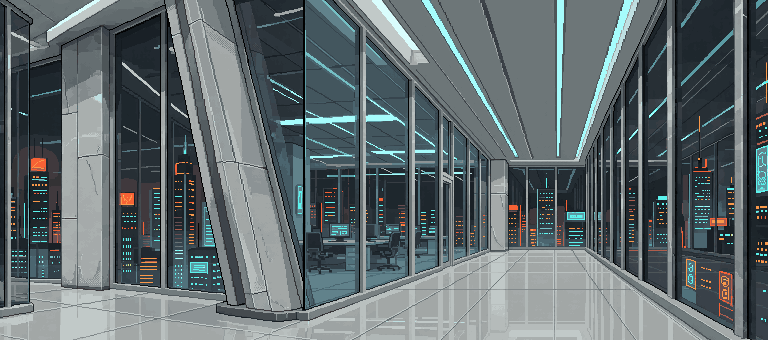
#> input picture tools/art_src/rnd/background.png, 768 x 340 px
$ python gen_rnd_art.py
#> lines starting #> are read from the running program, lines starting #| are printed output that depends on the picture; after the words box and inside, x2 and y2 are one past the last pixel; in counts of white or black regions, pixels touching at a corner belong together
#!/usr/bin/env python3
"""Arte da Fase 3 (Setor de P&D) a partir das imagens do PixelLab guardadas em
tools/art_src/rnd/ (originais intactos; este script só recorta e ajusta):

- background.png    -> assets/backgrounds/rnd/bg_rnd[_seamless].png (escurecido)
- props_sheet.png   -> assets/props/rnd/<nome>.png (9 objetos, recortados por
                       componente conexo e ordenados em grade 3x3)
- vance.png         -> assets/props/rnd/vance.png (Dr. Vance na cela)
- exec_elevator.png -> assets/props/rnd/exec_elevator.png
- ciborgue          -> assets/characters/cyborg/<anim>/frame_N.png: recolor dos
                       frames do guarda v2 (armadura branco-acinzentada, juntas
                       escuras, visor e detalhes no vermelho da Axioma) +
                       scenes/enemies/cyborg_frames.tres

O tileset é feito por tools/gen_rnd_tiles.py; a luz do teto, por
tools/gen_rnd_placeholders.py.

Uso (na raiz do projeto):  python3 tools/gen_rnd_art.py
"""
import os
from collections import deque

import numpy as np
from PIL import Image

ROOT = os.path.dirname(os.path.dirname(os.path.abspath(__file__)))
SRC = os.path.join(ROOT, "tools/art_src/rnd")


def out(rel: str) -> str:
    p = os.path.join(ROOT, rel)
    os.makedirs(os.path.dirname(p), exist_ok=True)
    return p


def background() -> None:
    im = np.array(Image.open(os.path.join(SRC, "background.png")).convert("RGB")).astype(float)
    grey = im.mean(axis=2, keepdims=True)
    im = grey + (im - grey) * 0.8
    im = im * 0.34 + np.array([4, 6, 10])   # fundo atrás do jogador: escuro e frio
    img = Image.fromarray(np.clip(im, 0, 255).astype(np.uint8), "RGB")
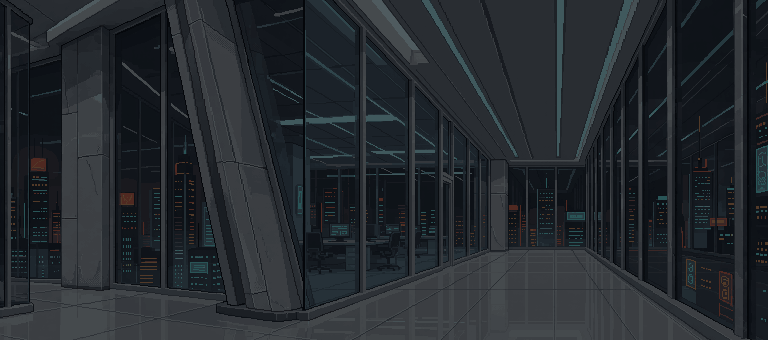
#> img: PIL image 768x340 RGB; mean R, G, B 36.9, 41.7, 46.6
    img.save(out("assets/backgrounds/rnd/bg_rnd.png"))
    seam = Image.new("RGB", (img.width * 2, img.height))
#> seam: PIL image 1536x340 RGB; every value is 0
    seam.paste(img, (0, 0))
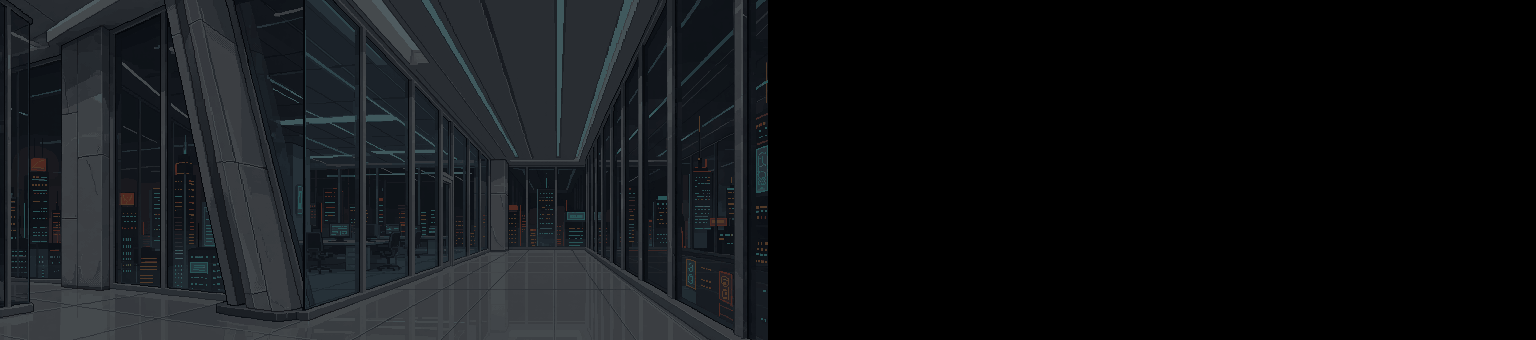
#> seam: PIL image 1536x340 RGB; mean R, G, B 18.4, 20.8, 23.3
    seam.paste(img.transpose(Image.FLIP_LEFT_RIGHT), (img.width, 0))
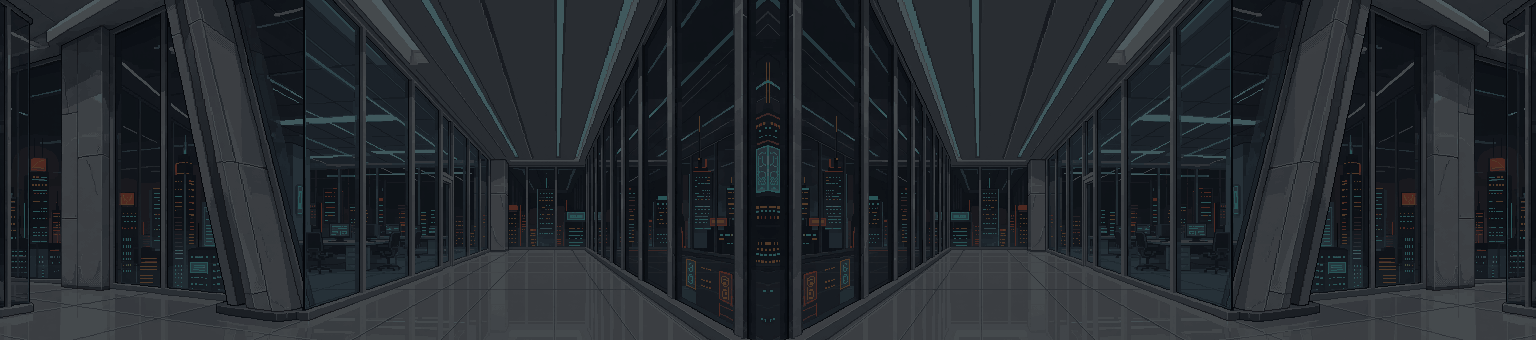
#> seam: PIL image 1536x340 RGB; mean R, G, B 36.9, 41.7, 46.6
    seam.save(out("assets/backgrounds/rnd/bg_rnd_seamless.png"))
    print("fundo", img.size, seam.size)
#| fundo (768, 340) (1536, 340)


PROPS = [
    ["reception_counter", "cubicle", "plant"],
    ["filing_cabinet", "lab_bench", "sample_tank"],
    ["water_cooler", "server_white", "monitor_stand"],
]


def _components(alpha: np.ndarray, min_px: int = 60) -> list:
    """Caixas (x0, y0, x1, y1) dos componentes conexos (8-vizinhos) opacos."""
    h, w = alpha.shape
    seen = np.zeros_like(alpha, dtype=bool)
    boxes = []
    for y in range(h):
        for x in range(w):
            if alpha[y, x] == 0 or seen[y, x]:
                continue
            q = deque([(y, x)])
            seen[y, x] = True
            n, x0, y0, x1, y1 = 0, x, y, x, y
            while q:
                cy, cx = q.popleft()
                n += 1
                x0, y0, x1, y1 = min(x0, cx), min(y0, cy), max(x1, cx), max(y1, cy)
                for dy in (-1, 0, 1):
                    for dx in (-1, 0, 1):
                        ny, nx = cy + dy, cx + dx
                        if 0 <= ny < h and 0 <= nx < w and alpha[ny, nx] > 0 and not seen[ny, nx]:
                            seen[ny, nx] = True
                            q.append((ny, nx))
            if n >= min_px:
                boxes.append((x0, y0, x1 + 1, y1 + 1, n))
    return boxes


def props() -> None:
    sheet = Image.open(os.path.join(SRC, "props_sheet.png")).convert("RGBA")
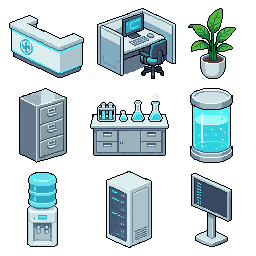
#> input picture tools/art_src/rnd/props_sheet.png, 256 x 256 px
#> sheet is the input picture: PIL image 256x256 RGBA; mean R, G, B, A 47.5, 61.8, 64.7, 100.1
    alpha = np.array(sheet)[:, :, 3]
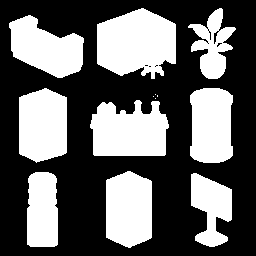
#> alpha: shape (256, 256); 39.2% white; 13 white regions (4 under 20 px), largest, box (x1, y1, x2, y2) and area: (97, 8, 176, 79) 4299, (90, 100, 169, 156) 3536, (19, 88, 67, 163) 3143
    boxes = sorted(_components(alpha), key=lambda b: -b[4])[:9]
#> boxes = [(97, 8, 176, 79, 4299), (90, 100, 169, 156, 3536), (19, 88, 67, 163, 3143), (106, 171, 152, 248, 3099), (9, 15, 84, 78, 2977), (190, 88, 233, 163, 2895), (27, 172, 58, 247, 2173), (191, 173, 232, 247, 1933), (188, 8, 236, 79, 1656)]
    cw, ch = sheet.width / 3, sheet.height / 3
#> cw = 85.33; ch = 85.33
    for r, row in enumerate(PROPS):
        for c, name in enumerate(row):
            cx, cy = (c + 0.5) * cw, (r + 0.5) * ch
            b = min(boxes, key=lambda b: ((b[0] + b[2]) / 2 - cx) ** 2 + ((b[1] + b[3]) / 2 - cy) ** 2)
            img = sheet.crop(b[:4])
            img.save(out("assets/props/rnd/%s.png" % name))
            print("prop", name, img.size)
#> this loop made 3 passes
#> pass 1, in props, `img.save(out("assets/props/rnd/%s.png" % name))`:
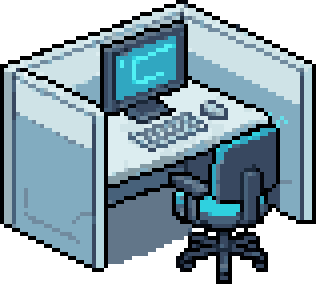
#> saved as cubicle.png: PIL image 79x71 RGBA (shown 4 times larger); mean R, G, B, A 85.3, 107, 117.1, 195.4; transparent parts drawn white
#> after the loop:
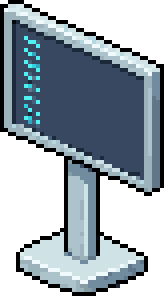
#> img: PIL image 41x74 RGBA (shown 4 times larger); mean R, G, B, A 62.1, 73.8, 82.7, 162.5; transparent parts drawn white


def _cropped(name: str) -> Image.Image:
#> (the run stopped early here; a loop or call above may not have finished)
